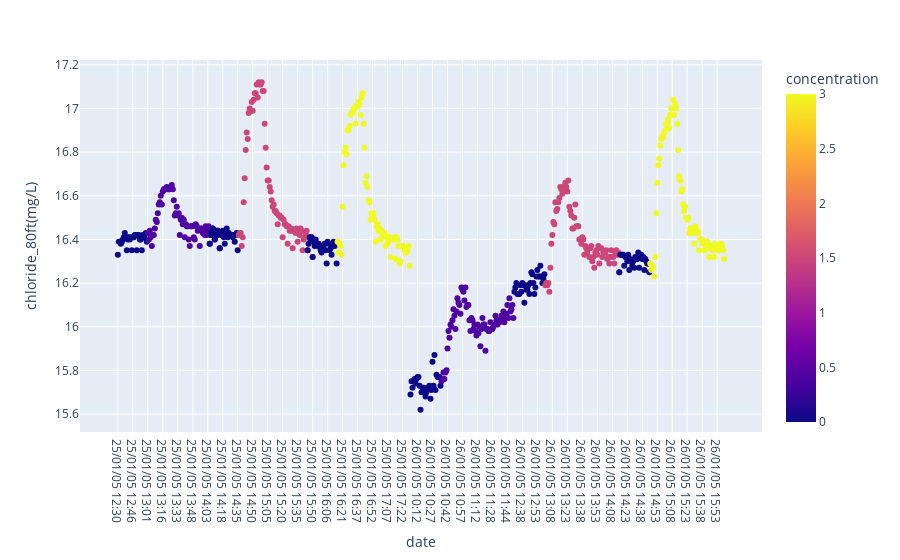
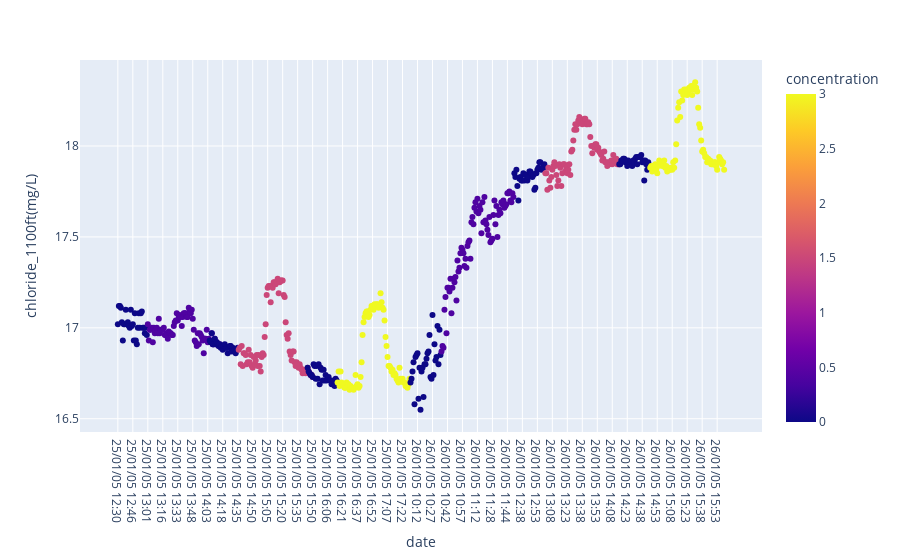
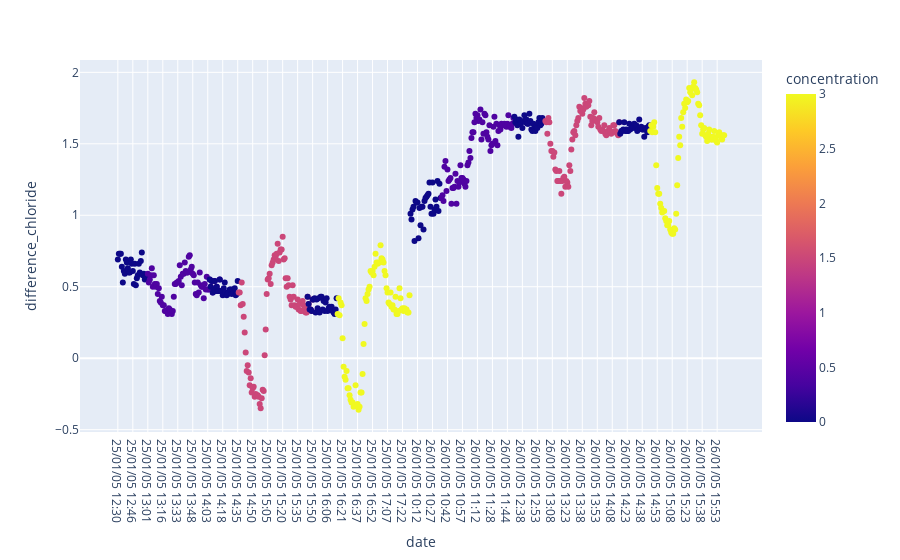
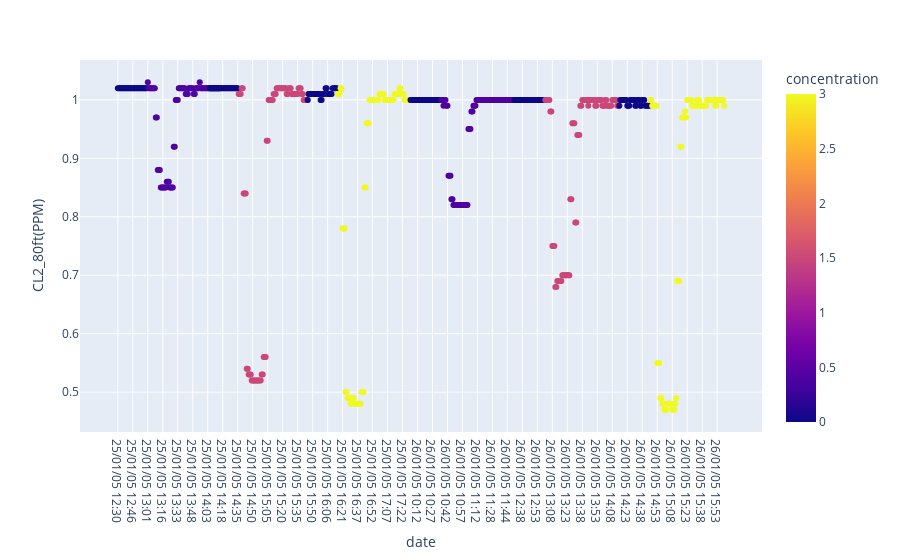

Notebook source saved alongside these figures, in order:
### Markdown cell above
#### Plots to understand the distribution of sesnsors' outputs w.r.t variation in concentration

### Observations:

- Spike (increment/decrement) are directly proportional to the amount of concetration of contaminant in the sample.
- Sometimes the effect of previous spike on the sensor outputs is maintinaed in the next experiment, despite of the concentration being 0.
- In majoirty of the sesory outputs, it's been obseved that the spike is short lived, i.e despite adding contamination, the sensor's output remains the same for the majority of the experiment. Post the spike, the sensors' readings drop and come to the level of the baseline.

### Numerically representing an experiment
- Hence, the median of each experiment cannnot account for it's representation.
- We will have to take into account the time it took to reach the spike. Hence, will need a number which is out of the scope of the delay by sensors/reaction time.

### Code cell
for col in df.columns[5:]:
  fig = px.scatter(df, y = col, x = "date", color = "concentration")
  fig.show()

### Figure 1 — Plotly figure (JSON) as saved in the notebook; plotly's stock layout.template omitted (floating-point values rounded to 4 significant figures; data arrays with more than 128 entries replaced by an {"elided": "..."} marker saying what was removed)
{"data": [{"hovertemplate": "date=%{x}<br>chloride_80ft(mg/L)=%{y}<br>concentration=%{marker.color}<extra></extra>", "legendgroup": "", "marker": {"color": {"elided": "626 float values"}, "coloraxis": "coloraxis", "symbol": "circle"}, "mode": "markers", "name": "", "orientation": "v", "showlegend": false, "type": "scatter", "x": {"elided": "626 str values"}, "xaxis": "x", "y": {"elided": "626 float values"}, "yaxis": "y"}], "layout": {"coloraxis": {"colorbar": {"title": {"text": "concentration"}}, "colorscale": [[0, "#0d0887"], [0.1111, "#46039f"], [0.2222, "#7201a8"], [0.3333, "#9c179e"], [0.4444, "#bd3786"], [0.5556, "#d8576b"], [0.6667, "#ed7953"], [0.7778, "#fb9f3a"], [0.8889, "#fdca26"], [1, "#f0f921"]]}, "legend": {"tracegroupgap": 0}, "margin": {"t": 60}, "xaxis": {"anchor": "y", "domain": [0, 1], "title": {"text": "date"}}, "yaxis": {"anchor": "x", "domain": [0, 1], "title": {"text": "chloride_80ft(mg/L)"}}}}

### Figure 2 — Plotly figure (JSON) as saved in the notebook; plotly's stock layout.template omitted (floating-point values rounded to 4 significant figures; data arrays with more than 128 entries replaced by an {"elided": "..."} marker saying what was removed)
{"data": [{"hovertemplate": "date=%{x}<br>chloride_1100ft(mg/L)=%{y}<br>concentration=%{marker.color}<extra></extra>", "legendgroup": "", "marker": {"color": {"elided": "626 float values"}, "coloraxis": "coloraxis", "symbol": "circle"}, "mode": "markers", "name": "", "orientation": "v", "showlegend": false, "type": "scatter", "x": {"elided": "626 str values"}, "xaxis": "x", "y": {"elided": "626 float values"}, "yaxis": "y"}], "layout": {"coloraxis": {"colorbar": {"title": {"text": "concentration"}}, "colorscale": [[0, "#0d0887"], [0.1111, "#46039f"], [0.2222, "#7201a8"], [0.3333, "#9c179e"], [0.4444, "#bd3786"], [0.5556, "#d8576b"], [0.6667, "#ed7953"], [0.7778, "#fb9f3a"], [0.8889, "#fdca26"], [1, "#f0f921"]]}, "legend": {"tracegroupgap": 0}, "margin": {"t": 60}, "xaxis": {"anchor": "y", "domain": [0, 1], "title": {"text": "date"}}, "yaxis": {"anchor": "x", "domain": [0, 1], "title": {"text": "chloride_1100ft(mg/L)"}}}}

### Figure 3 — Plotly figure (JSON) as saved in the notebook; plotly's stock layout.template omitted (floating-point values rounded to 4 significant figures; data arrays with more than 128 entries replaced by an {"elided": "..."} marker saying what was removed)
{"data": [{"hovertemplate": "date=%{x}<br>difference_chloride=%{y}<br>concentration=%{marker.color}<extra></extra>", "legendgroup": "", "marker": {"color": {"elided": "626 float values"}, "coloraxis": "coloraxis", "symbol": "circle"}, "mode": "markers", "name": "", "orientation": "v", "showlegend": false, "type": "scatter", "x": {"elided": "626 str values"}, "xaxis": "x", "y": {"elided": "626 float values"}, "yaxis": "y"}], "layout": {"coloraxis": {"colorbar": {"title": {"text": "concentration"}}, "colorscale": [[0, "#0d0887"], [0.1111, "#46039f"], [0.2222, "#7201a8"], [0.3333, "#9c179e"], [0.4444, "#bd3786"], [0.5556, "#d8576b"], [0.6667, "#ed7953"], [0.7778, "#fb9f3a"], [0.8889, "#fdca26"], [1, "#f0f921"]]}, "legend": {"tracegroupgap": 0}, "margin": {"t": 60}, "xaxis": {"anchor": "y", "domain": [0, 1], "title": {"text": "date"}}, "yaxis": {"anchor": "x", "domain": [0, 1], "title": {"text": "difference_chloride"}}}}

### Figure 4 — Plotly figure (JSON) as saved in the notebook; plotly's stock layout.template omitted (floating-point values rounded to 4 significant figures; data arrays with more than 128 entries replaced by an {"elided": "..."} marker saying what was removed)
{"data": [{"hovertemplate": "date=%{x}<br>CL2_80ft(PPM)=%{y}<br>concentration=%{marker.color}<extra></extra>", "legendgroup": "", "marker": {"color": {"elided": "626 float values"}, "coloraxis": "coloraxis", "symbol": "circle"}, "mode": "markers", "name": "", "orientation": "v", "showlegend": false, "type": "scatter", "x": {"elided": "626 str values"}, "xaxis": "x", "y": {"elided": "626 float values"}, "yaxis": "y"}], "layout": {"coloraxis": {"colorbar": {"title": {"text": "concentration"}}, "colorscale": [[0, "#0d0887"], [0.1111, "#46039f"], [0.2222, "#7201a8"], [0.3333, "#9c179e"], [0.4444, "#bd3786"], [0.5556, "#d8576b"], [0.6667, "#ed7953"], [0.7778, "#fb9f3a"], [0.8889, "#fdca26"], [1, "#f0f921"]]}, "legend": {"tracegroupgap": 0}, "margin": {"t": 60}, "xaxis": {"anchor": "y", "domain": [0, 1], "title": {"text": "date"}}, "yaxis": {"anchor": "x", "domain": [0, 1], "title": {"text": "CL2_80ft(PPM)"}}}}
